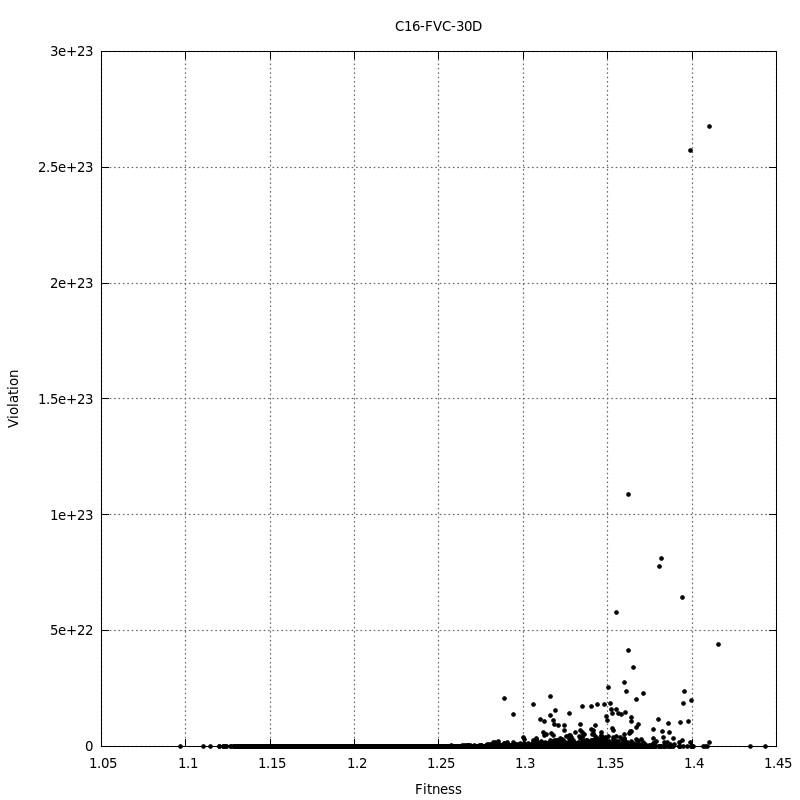

Source code (gnuplot):
set terminal pngcairo size 800,800 enhanced font 'Verdana,10'
set output "30DFVC.png"
set title "C16-FVC-30D"
#
set xlabel "Fitness"
set ylabel "Violation"
set grid ytics lt 0 lw 2 lc rgb "#666666"
set grid xtics lt 0 lw 2 lc rgb "#666666"
#
plot "data/30DFVC.dat" using 1:2 title '' pt 7 ps 0.6 lt 0
